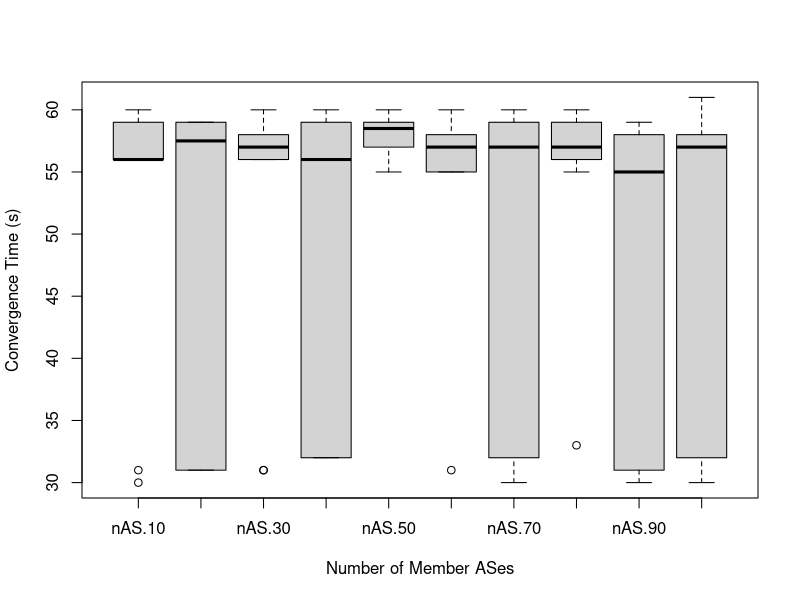

Here is the R script that generated this plot:
setwd('/home/trungth/git/ixp-lab')
data <- read.csv(file='results.txt', sep="\t", fill=TRUE, header=TRUE)

boxplot(data, varwidth=TRUE, ylab ="Convergence Time (s)", xlab ="Number of Member ASes")